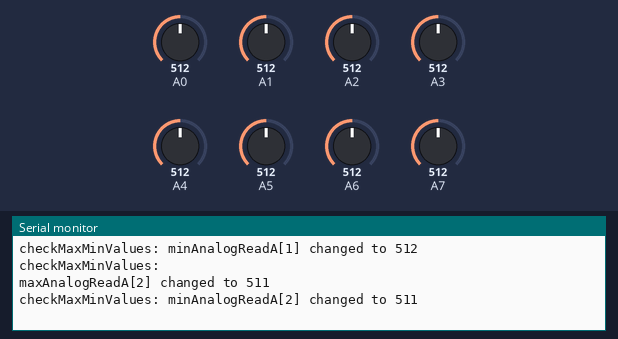
Simulated run of this sketch. Board: Arduino Nano, built with avr-gcc and run on an emulated ATmega328P. On the bench: the last lines printed to the serial monitor. Inputs (shaded band) come from the test bench; at power-on: A0 = 512, A1 = 512, A2 = 512, A3 = 512, A4 = 512, A5 = 512, A6 = 512, A7 = 512. No radio packets arrive unless stated.

Above: at 1.2 s.
1.3 s: A0 set to 716
At 2.7 s:
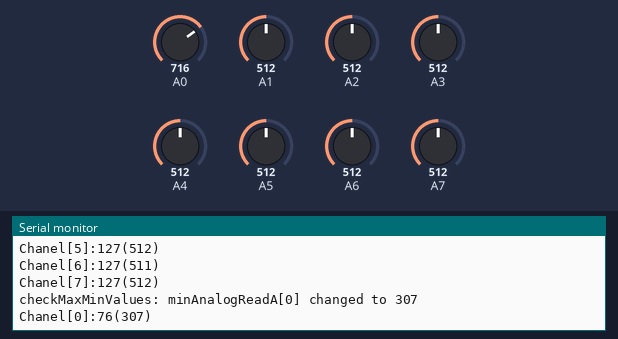
3.5 s: A1 set to 716
At 4.6 s:
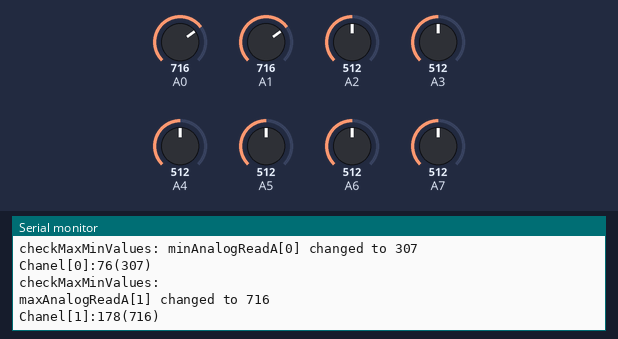
5.0 s: A2 set to 716
At 5.4 s:
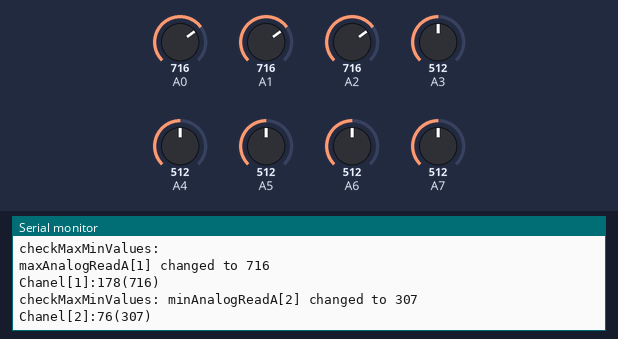
6.5 s: A3 set to 716
At 7.7 s:
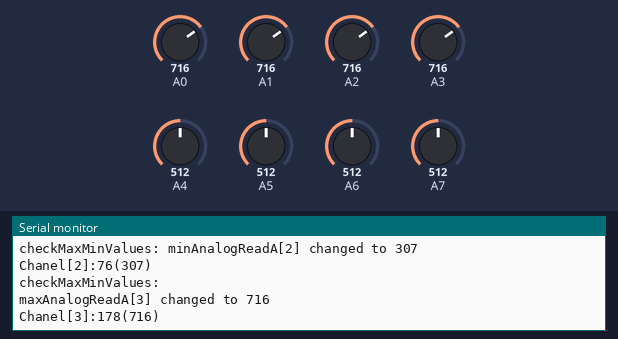
8.0 s: A4 set to 716
At 9.0 s:
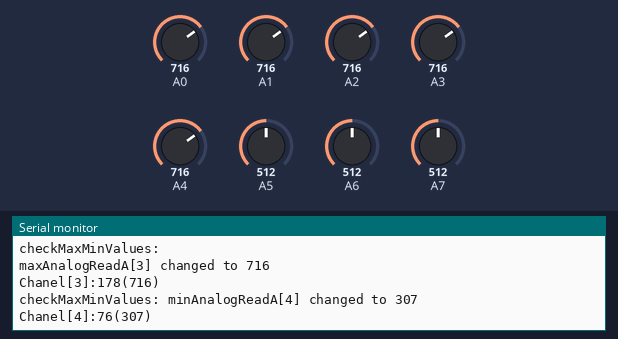
9.5 s: A5 set to 716
At 10.2 s:
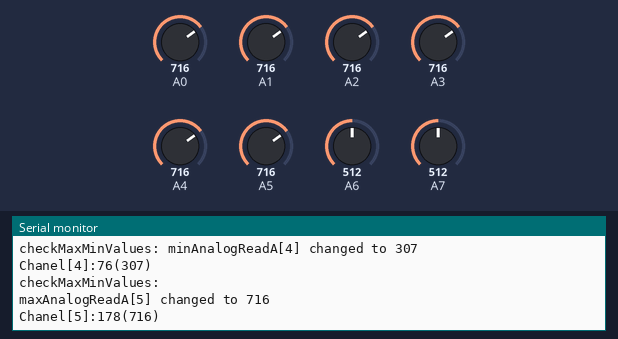
Timing chart, 0 to 12.0 s (numbered marks = the images above; inputs shaded):
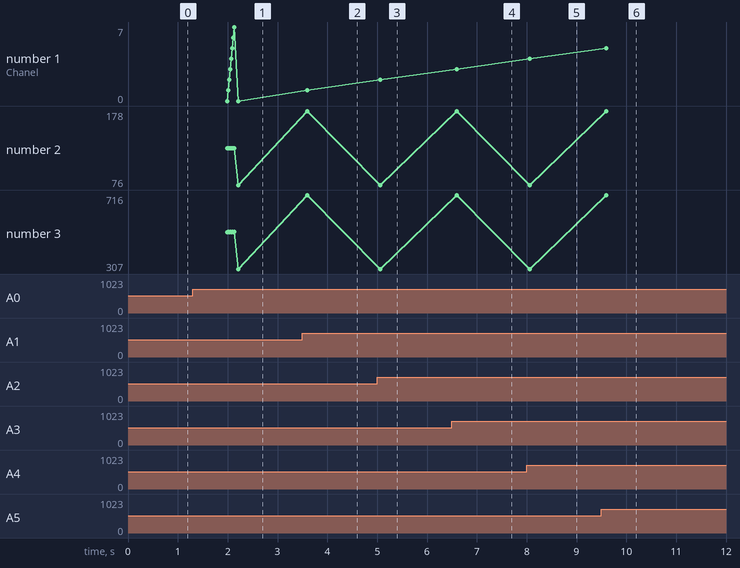

The sketch:

Transmitter_Four_Sticks.ino
```cpp
/* Kod vysielača pre RF NANO
Kod vysielača pre 4kanaly ,datove piny A0, A1, A2, A3
// https://blog.laskakit.cz/projekt-rc-arduino/
*/
#include <SPI.h>
#include <nRF24L01.h>
#include <RF24.h>

#define minAcceptedMaxDifference   40

int analogReadA[8]          = { 127, 127, 127, 127, 127, 127, 127, 127};

int previousAnalogReadA[8]  = {   0,   0,   0,   0,   0,   0,   0,   0};

int previous2AnalogReadA[8] = {   0,   0,   0,   0,   0,   0,   0,   0};

int centerAnalogReadA[8]    = {   0,   0,   0,   0,   0,   0,   0,   0};

bool center_point_initialized[8] = {false, false, false, false, false, false, false, false};
bool all_center_points_initialized = false;

int minAnalogReadA[8]       = {1023,1023,1023,1023,1023,1023,1023,1023};

int maxAnalogReadA[8]       = {   0,   0,   0,   0,   0,   0,   0,   0};

byte sent_data_ch[8]        = {   0,   0,   0,   0,   0,   0,   0,   0};
byte prev_data_ch[8]        = {   0,   0,   0,   0,   0,   0,   0,   0};

bool minMaxValues_initialized[8] = {false, false, false, false, false, false, false, false};
bool all_minMaxValues_initialized = false;

byte prev_ch1 = 0;
byte prev_ch2 = 0;
byte prev_ch3 = 0;
byte prev_ch4 = 0;
byte prev_ch5 = 0;
byte prev_ch6 = 0;
byte prev_ch7 = 0;
byte prev_ch8 = 0;

const uint64_t my_radio_pipe = 0x0022; //toto istý kod musí mať aj primač
RF24 radio(10, 9);  //zapojenie CE a CSN pinov
//maximalne 32 kanalov
struct Data_to_be_sent {
  byte ch1;
  byte ch2;
  byte ch3;
  byte ch4;
  byte ch5;
  byte ch6;
  byte ch7;
  byte ch8;
 };
Data_to_be_sent sent_data;

void ReadAnalogData()
{
  analogReadA[0] = analogRead(A0);
  analogReadA[1] = analogRead(A1);
  analogReadA[2] = analogRead(A2);
  analogReadA[3] = analogRead(A3);
  analogReadA[4] = analogRead(A4);
  analogReadA[5] = analogRead(A5);
  analogReadA[6] = analogRead(A6);
  analogReadA[7] = analogRead(A7);

  analogReadA[0] = map(analogReadA[0], 0, 1023, 1023, 0);  //Inverted
  analogReadA[1] = map(analogReadA[1], 0, 1023, 0, 1023);
  analogReadA[2] = map(analogReadA[2], 0, 1023, 1023, 0);  //Inverted
  analogReadA[3] = map(analogReadA[3], 0, 1023, 0, 1023);
  analogReadA[4] = map(analogReadA[4], 0, 1023, 1023, 0);  //Inverted
  analogReadA[5] = map(analogReadA[5], 0, 1023, 0, 1023);
  analogReadA[6] = map(analogReadA[6], 0, 1023, 1023, 0);  //Inverted
  analogReadA[7] = map(analogReadA[7], 0, 1023, 0, 1023);

}

void setup()
{
  Serial.begin(9600);
  while (!Serial) {
    ;  // wait for serial port to connect. Needed for native USB port only
  }
  Serial.println();
  Serial.print("Sketch:   ");   Serial.println(__FILE__);
  Serial.print("Uploaded: ");   Serial.println(__DATE__);
  radio.begin();
  radio.setAutoAck(false);
  radio.setDataRate(RF24_250KBPS);
  radio.openWritingPipe(my_radio_pipe);
  //Resetujte každú hodnotu kanála
  sent_data.ch1 = 127;
  sent_data.ch2 = 127;
  sent_data.ch3 = 127;
  sent_data.ch4 = 127;
  sent_data.ch5 = 127;
  sent_data.ch6 = 127;
  sent_data.ch7 = 127;
  sent_data.ch8 = 127;

}

void setPreviousValues() {
  for (short i=0; i<=7; i++) {
    if(center_point_initialized[i] == false){
      previous2AnalogReadA[i] = previousAnalogReadA[i];
      previousAnalogReadA[i] = analogReadA[i];
    }
  }
}

bool tmp_all_centers_initialized = false;

void calibrateCenterPoints() {
  tmp_all_centers_initialized = true;
  for (short i=0; i<=7; i++) {
    if(center_point_initialized[i] == false){
      if( previous2AnalogReadA[i] == previousAnalogReadA[i] && previousAnalogReadA[i] == analogReadA[i])
      {
        Serial.println("calibrateCenterPoints: i="+String(i)+".");
        centerAnalogReadA[i] = analogReadA[i];
        center_point_initialized[i] = true;
      }
    }
    tmp_all_centers_initialized = tmp_all_centers_initialized && center_point_initialized[i];
  }
  all_center_points_initialized = tmp_all_centers_initialized;
  if(all_center_points_initialized == true) {
    Serial.println("calibrateCenterPoints: All center points set.");
    for (short i=0; i<=7; i++) {
      Serial.println("calibrateCenterPoints: centerAnalogReadA["+String(i)+"] = "+String(centerAnalogReadA[i])+".");
    }
  }
}

bool tmp_all_minMaxValues_initialized = false;

void checkMaxMinValues() {
  tmp_all_minMaxValues_initialized = true;
  bool minMaxValuesChanged = false;
  for (short i=0; i<=7; i++) {
    if( analogReadA[i] > maxAnalogReadA[i]){
      maxAnalogReadA[i] = analogReadA[i];
      Serial.println("checkMaxMinValues:                                       maxAnalogReadA["+String(i)+"] changed to "+String(maxAnalogReadA[i]));
      minMaxValuesChanged = true;
      if((maxAnalogReadA[i] - centerAnalogReadA[i] > minAcceptedMaxDifference) && (centerAnalogReadA[i] - minAnalogReadA[i] > minAcceptedMaxDifference)) {
        minMaxValues_initialized[i] = true;
      }
    }
    if( analogReadA[i] < minAnalogReadA[i]){
      minAnalogReadA[i] = analogReadA[i] ;
      Serial.println("checkMaxMinValues: minAnalogReadA["+String(i)+"] changed to "+String(minAnalogReadA[i]));
      minMaxValuesChanged = true;
      if((maxAnalogReadA[i] - centerAnalogReadA[i] > minAcceptedMaxDifference) && (centerAnalogReadA[i] - minAnalogReadA[i] > minAcceptedMaxDifference)) {
        minMaxValues_initialized[i] = true;
      }
    }
    tmp_all_minMaxValues_initialized = tmp_all_minMaxValues_initialized && minMaxValues_initialized[i];
  }
  all_minMaxValues_initialized = tmp_all_minMaxValues_initialized;
  /*
  if((all_minMaxValues_initialized == true) &&(minMaxValuesChanged == true)){
    for (short i=0; i<=7; i++) {
      Serial.println("checkMaxMinValues: minAnalogReadA["+String(i)+"] = "+String(minAnalogReadA[i])+", maxAnalogReadA["+String(i)+"] = "+String(maxAnalogReadA[i])+".");
    }
    Serial.println("checkMaxMinValues:OK");
  }
  */
}

void loop()
{
/*Nastavenie Kanalov /velkosť vychiliek a reverz serv/
  Normal:    data.ch1 = map( analogRead(A0), 0, 1024, 0, 255);
  Reverz:  data.ch1 = map( analogRead(A0), 0, 1024, 255, 0);  */
  if(all_center_points_initialized == false) {
    setPreviousValues();
    ReadAnalogData();
    calibrateCenterPoints();
    radio.write(&sent_data, sizeof(Data_to_be_sent));
  }
  else
  {
      ReadAnalogData();
      checkMaxMinValues();

      for (short i=0; i<=7; i++) {
        if(minMaxValues_initialized[i] == true) {
          sent_data_ch[i] = (analogReadA[i] < centerAnalogReadA[i] ? map( analogReadA[i], minAnalogReadA[i], centerAnalogReadA[i], 0, 127) : map( analogReadA[i], centerAnalogReadA[i], maxAnalogReadA[i], 127, 255));  //žlta
        } else {
          sent_data_ch[i] = (analogReadA[i] < centerAnalogReadA[i] ? map( analogReadA[i], 0, centerAnalogReadA[i], 0, 127) : map( analogReadA[i], centerAnalogReadA[i], 1023, 127, 255));  //žlta
        }

        if( abs(sent_data_ch[i] - 127) < 2 ) {
          sent_data_ch[i] = 127;
        }
      }

      for (short i=0; i<=7; i++) {
        if(  abs(prev_data_ch[i] - sent_data_ch[i])>2 ) {
          Serial.println("Chanel["+String(i)+"]:"+String(sent_data_ch[i])+"("+String(analogReadA[i])+")");
        }
      }

      for (short i=0; i<=7; i++) {
        prev_data_ch[i] =sent_data_ch[i];
      }
      sent_data.ch1 = sent_data_ch[0];
      sent_data.ch2 = sent_data_ch[1];
      sent_data.ch3 = sent_data_ch[2];
      sent_data.ch4 = sent_data_ch[3];
      sent_data.ch5 = sent_data_ch[4];
      sent_data.ch6 = sent_data_ch[5];
      sent_data.ch7 = sent_data_ch[6];
      sent_data.ch8 = sent_data_ch[7];


      //Serial.println("Chanels:"+String(sent_data.ch1)+"("+String(analogReadA[0])+"), "+String(sent_data.ch2)+"("+String(analogReadA[1])+") | "+String(sent_data.ch3)+"("+String(analogReadA[2])+"), "+String(sent_data.ch4)+"("+String(analogReadA[3])+") || "+String(sent_data.ch5)+"("+String(analogReadA[4])+"), "+String(sent_data.ch6)+"("+String(analogReadA[5])+") | "+String(sent_data.ch7)+"("+String(analogReadA[6])+"), "+String(sent_data.ch8)+"("+String(analogReadA[7])+")");

    radio.write(&sent_data, sizeof(Data_to_be_sent));
  }
}
```

Measured:
- after the input at 1.3 s, the serial monitor: prints a new line after 0.85 s (image 1)
- after the input at 3.5 s, the serial monitor: prints a new line at once (image 2)
- after the input at 5.0 s, the serial monitor: prints a new line at once (image 3)
- after the input at 6.5 s, the serial monitor: prints a new line at once (image 4)
- after the input at 8.0 s, the serial monitor: prints a new line at once (image 5)
- after the input at 9.5 s, the serial monitor: prints a new line at once (image 6)
- plotted number 1: 2 → 3 after the input at 6.5 s, 3 → 4 after the input at 8.0 s, 4 → 5 after the input at 9.5 s
- plotted number 2: 76 → 178 after the input at 3.5 s
